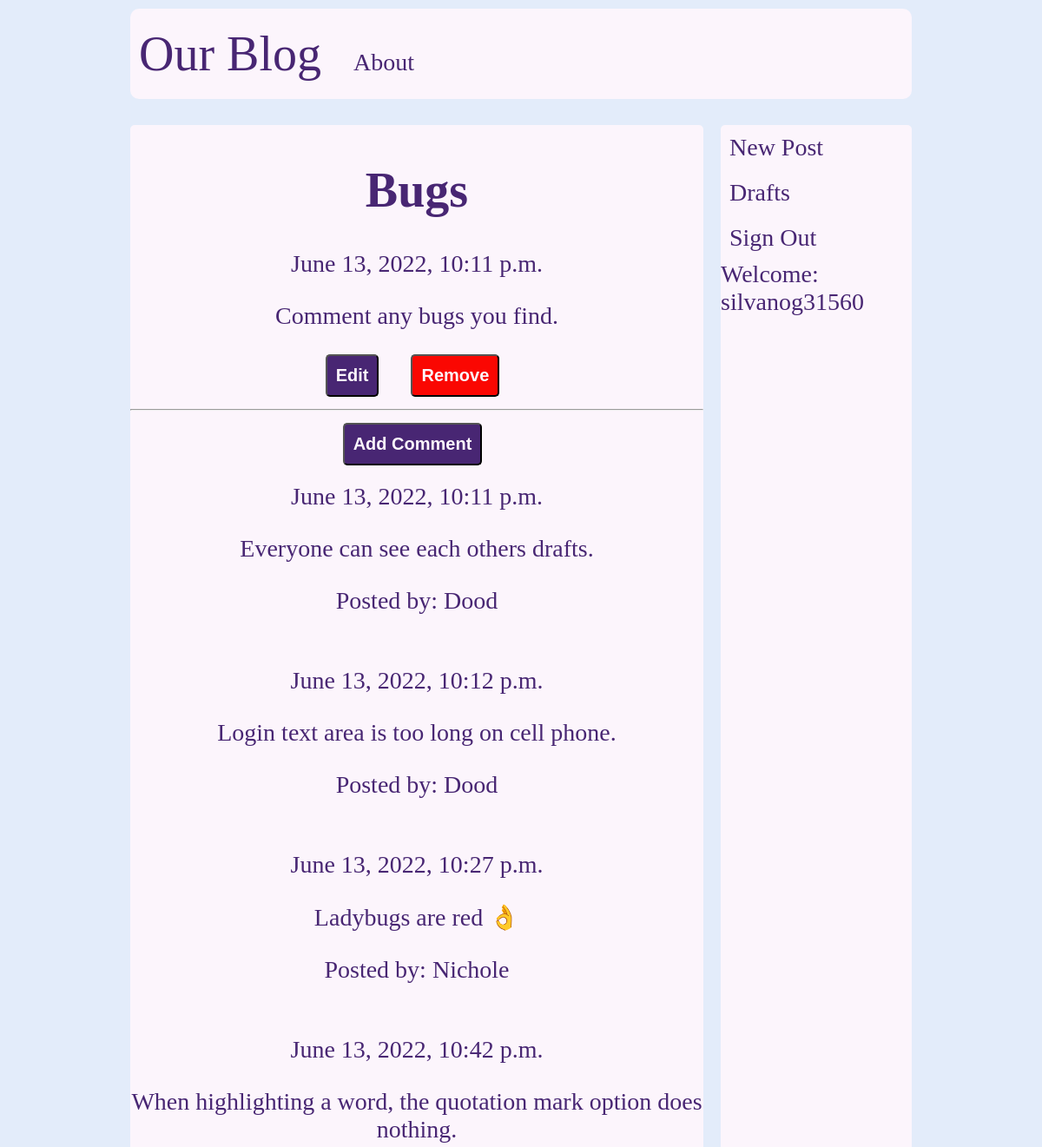
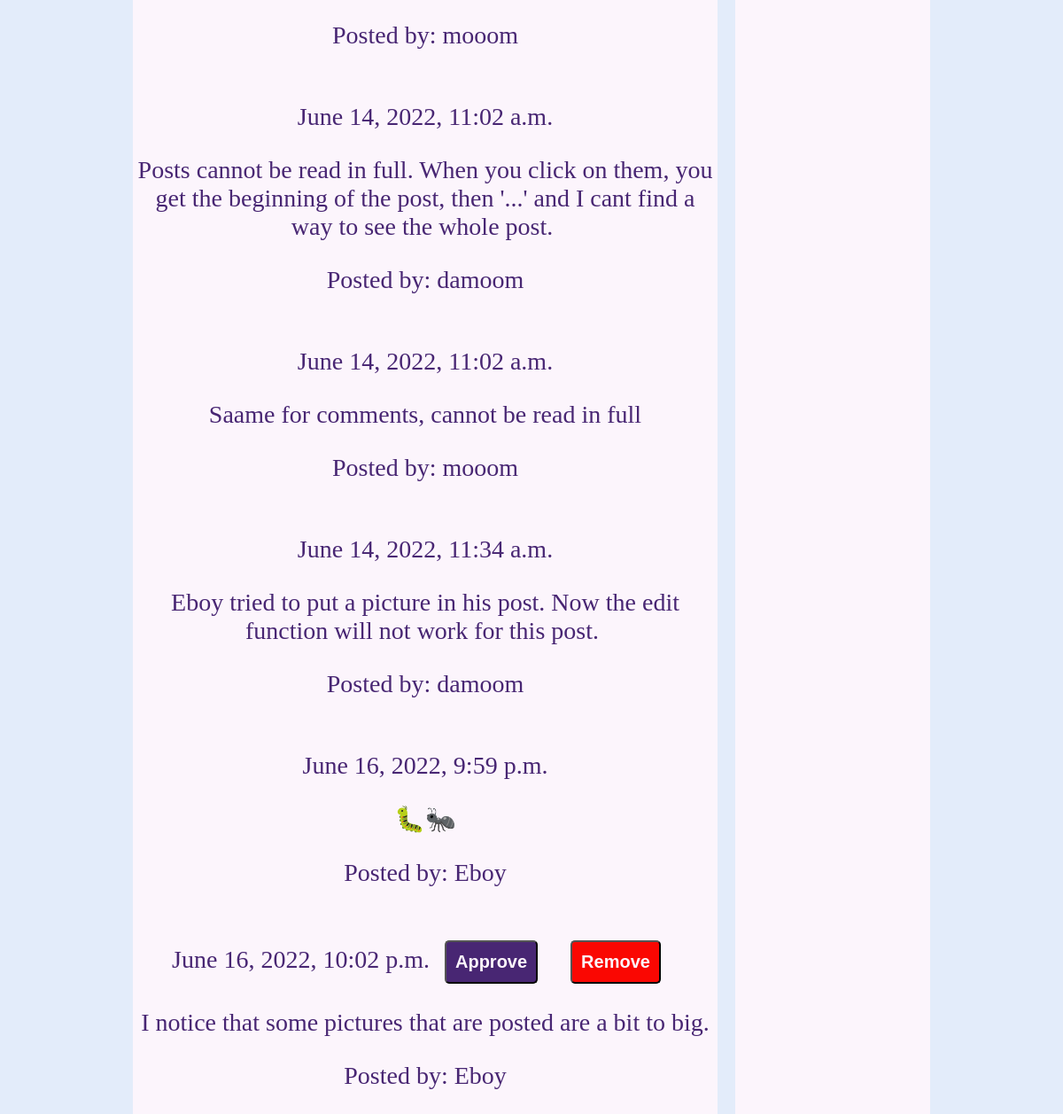
The page /post/25/ (signed in) on the database its author committed (2 pictures, top to bottom).
### blog_app/models.py (models this page shows, shortened)
class Post(models.Model):
    author = models.ForeignKey('auth.User', on_delete=models.CASCADE)
    title = models.CharField(max_length=200)
    text = models.TextField()
    created_date = models.DateTimeField(default = timezone.now)
    published_date = models.DateTimeField(blank=True, null=True)

class Comment(models.Model):
    post = models.ForeignKey('blog_app.Post', related_name='comments', on_delete=models.CASCADE)
    author = models.CharField(max_length=200)
    text = models.TextField()
    created_date = models.DateTimeField(default=timezone.now)
    approved_comment = models.BooleanField(default=False)

### blog_app/views.py (the view)
# urls.py: path('post/<int:pk>/', views.PostDetailView.as_view(), name='post_detail'),
class PostDetailView(DetailView):
    model = Post

### blog_app/templates/blog_app/post_detail.html (shortened to what this page needs)
{% extends 'blog_app/base.html' %}
{% block main %}
  <main class="main-structure">
    <h1>{{ post.title }}</h1>
    {% if post.published_date %}
      <p class="utc-time">{{ post.published_date }}</p>
    {% else %}
      <a class="no-hover" href="{% url 'blog_app:post_publish' pk=post.pk %}"><button class="btn">Publish</button></a>
    {% endif %}
    <p>{{ post.text|safe|linebreaksbr }}</p>
    {% if user.is_authenticated %}
    <a class="no-hover" href="{% url 'blog_app:post_edit' pk=post.pk %}"><button class="btn">Edit</button></a>
    <a class="no-hover" href="{% url 'blog_app:post_remove' pk=post.pk %}"><button class="btn btn-warning">Remove</button></a>
    {% endif %}
    <hr>
    <a class="no-hover" href="{% url 'blog_app:add_comment_to_post' pk=post.pk %}"><button class="btn margin-bottom">Add Comment</button></a>
    {% for comment in post.comments.all %}
      <br>
      {% if user.is_authenticated or comment.approved_comment %}
        {{ comment.created_date }}
        {% if not comment.approved_comment %}
          <a class="no-hover" href="{% url 'blog_app:comment_approve' pk=comment.pk %}"><button class="btn">Approve</button></a>
          <a class="no-hover" href="{% url 'blog_app:comment_remove' pk=comment.pk %}"><button class="btn btn-warning">Remove</button></a>
        {% endif %}
        <p>{{ comment.text|safe|linebreaksbr }}</p>
        <p>Posted by: {{ comment.author }}</p>
      {% endif %}
      {% empty %}
      <p>No Comments!</p>
    {% endfor %}
  </main>
{% endblock %}

### blog_app/templates/blog_app/base.html (shortened to what this page needs)
<!DOCTYPE html>
{% load static %}
<html lang="en" dir="ltr">
  <head>
    <link rel="stylesheet" href="//cdn.jsdelivr.net/npm/medium-editor@latest/dist/css/medium-editor.min.css" type="text/css" media="screen" charset="utf-8">
    <link rel="stylesheet" href="{% static 'blog_app/css/blog.css' %}">
  </head>
  <body>
    <header class="nav-bar nav-bar-structure">
      <a id="home" href="{% url 'blog_app:post_list' %}">Our Blog</a>
      <a href="{% url 'blog_app:about' %}">About</a>
    </header>
    <aside class="nav-bar aside-structure">
      <nav class="aside-nav-structure">
        {% if user.is_authenticated %}
          <a href="{% url 'blog_app:post_new'%}">New Post</a>
          <a href="{% url 'blog_app:post_draft_list' %}">Drafts</a>
          <a href="{% url 'logout' %}">Sign Out</a>
          <p class="no-margin">Welcome: {{ user.username }}</p>
        {% else %}
          <a class="sign-in" href="{% url 'login' %}">Sign In!</a>
        {% endif %}
      </nav>
    </aside>
    {% block main %}
    {% endblock %}
  </body>
</html>

### blog_app/static/blog_app/css/blog.css (style rules this page uses)
html { font-size: 10px; font-family: Times, "Times New Roman", Georgia, serif; --primary-color: #301008; --secondary-color: #ed0b70; --main-bg-color: #e3ecfa; --main-font-color: #482673; --secondary-bg-color: #fcf5fc; }
body { background-color: var(--main-bg-color); color: var(--main-font-color); font-size: calc(1.6rem + 1vw); }
#home { font-size: 2em; }
a { text-decoration: none; padding: 1rem; margin-right: 1rem; color: var(--main-font-color); }
.no-margin { margin: 0px; }
.margin-bottom { margin-bottom: 2rem; }
.nav-bar { background-color: var(--secondary-bg-color); border-radius: 5px; }
.nav-bar-structure { padding: 2rem 0rem; border-radius: 1rem; }
.aside-structure { margin-top: 1rem; }
.aside-nav-structure { display: flex; flex-wrap: wrap; flex: 1; justify-content: space-around; align-items: center; }
main { background-color: var(--secondary-bg-color); border-radius: 5px; }
.main-structure { text-align: center; margin: 10px 10%; padding: 5px 0px 10px 0px; }
.btn { color: var(--secondary-bg-color); background-color: var(--main-font-color); padding: 10px; text-align: center; border-radius: 5px; font-weight: bold; line-height: 25px; font-size: 2.0rem; }
.btn-warning { background-color: #fa0702; }
@media screen and (min-width: 56rem) { body { display: grid; grid-template-areas: "header header" "main aside"; grid-template-columns: minmax(0,3fr) 1fr; gap: 20px; margin: 10px 15rem; } }
@media screen and (min-width: 56rem) { header { grid-area: header; } }
@media screen and (min-width: 56rem) { .main-structure { grid-area: main; margin: 10px 0 0 0; } }
@media screen and (min-width: 56rem) { .aside-nav-structure { grid-area: aside; } }
@media screen and (min-width: 56rem) { .aside-nav-structure { display: flex; flex-wrap: wrap; flex-direction: column; flex: 1; align-items: flex-start; } }

### rows shown on the page
Post: title "Bugs", published_date "June 13, 2022, 10:11 p.m.", text "Comment any bugs you find."
Comment: created_date "June 13, 2022, 10:11 p.m.", text "Everyone can see each others drafts.", author "Dood"
Comment: created_date "June 13, 2022, 10:12 p.m.", text "Login text area is too long on cell phone.", author "Dood"
Comment: created_date "June 13, 2022, 10:27 p.m.", text "Ladybugs are red 👌", author "Nichole"
Comment: created_date "June 13, 2022, 10:42 p.m.", text "When highlighting a word, the quotation mark option does nothing.", author "mooom"
Comment: created_date "June 14, 2022, 11:02 a.m.", text "Posts cannot be read in full. When you click on them, you get the beginning of the post, then '...' and I cant find a way to see the whole post.", author "damoom"
Comment: created_date "June 14, 2022, 11:02 a.m.", text "Saame for comments, cannot be read in full", author "mooom"
Comment: created_date "June 14, 2022, 11:34 a.m.", text "Eboy tried to put a picture in his post. Now the edit function will not work for this post.", author "damoom"
Comment: created_date "June 16, 2022, 9:59 p.m.", text "🐛🐜", author "Eboy"
Comment: created_date "June 16, 2022, 10:02 p.m.", approved_comment "Approve", text "I notice that some pictures that are posted are a bit to big.", author "Eboy"

### other values the page prints
{{ user.username }} "silvanog31560"
